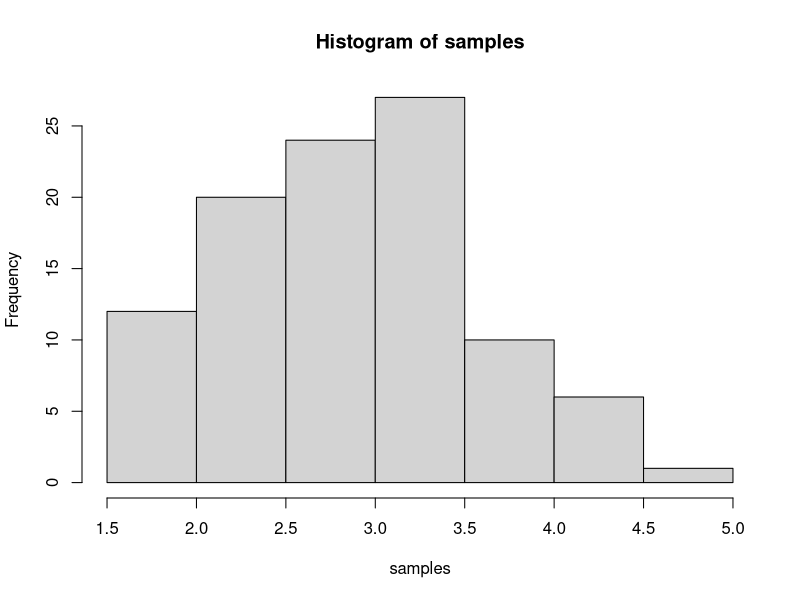
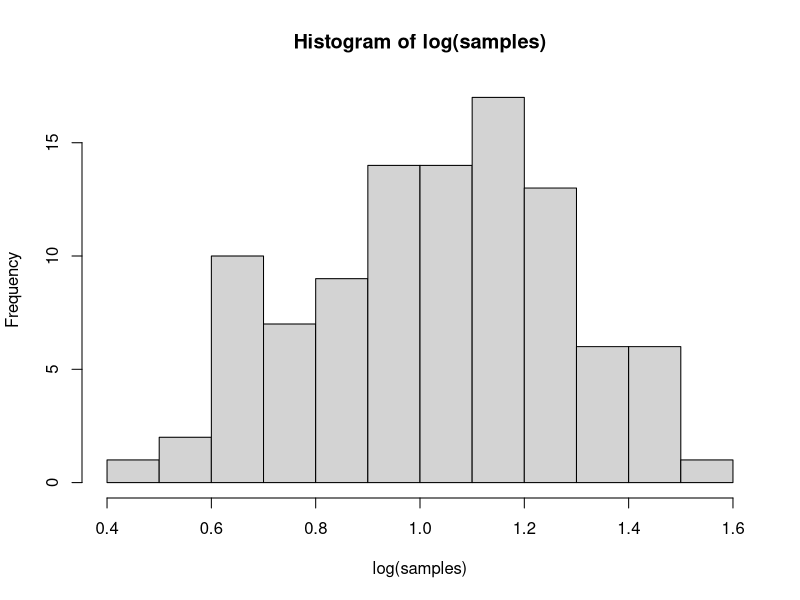

R code for these plots, in order:
## ---- chunk 1
knitr::opts_chunk$set(echo = TRUE)
## ---- chunk 2
samples <- rlnorm(100, 1, 0.25)
## ---- chunk 3
hist(samples)
hist(log(samples))
## ---- chunk 4
mean(samples)
## ---- chunk 5
var(samples)
